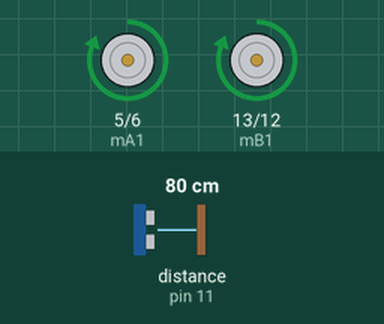
A sketch run on a simulated Arduino Uno, built with avr-gcc and run on an emulated ATmega328P. Shown: motor-driver pin pairs drawn as motors (green arrow = first pin HIGH = forward, orange = second pin HIGH = backward, longer = more drive). Wiring (inferred from the names in the program): ultrasonic range finder: trigger pin 10; echo pin 11. The inputs (shaded band) are chosen by the test bench; at power-on: distance to the obstacle (sensor on pin 11) 80 cm. The echo pulse lasts 58.3 µs per cm.

Above: at 1.2 s.
1.3 s: distance to the obstacle (sensor on pin 11) set to 23 cm
2.8 s: distance to the obstacle (sensor on pin 11) set to 20 cm
At 3.3 s:
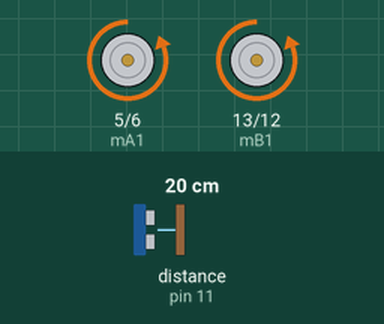
At 4.0 s:
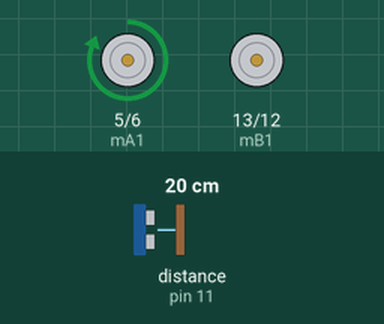
Timing chart, 0 to 11.8 s (numbered marks = the images above; inputs shaded):
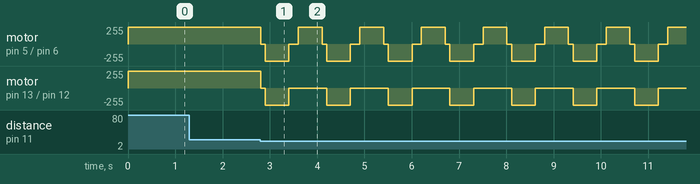

The sketch:

obstacle_avoid.ino
```cpp
const int trigPin = 10;
const int echoPin = 11;
long duration;
int distance;
int mA1=5;
int mA2=6;
int mB1=13;
int mB2=12;

////////////
void find_distance (void)
{
  digitalWrite(trigPin, LOW);
  delayMicroseconds(2);
  digitalWrite(trigPin, HIGH);
  delayMicroseconds(10);
  digitalWrite(trigPin, LOW);

  duration = pulseIn(echoPin, HIGH);

  distance = 0.034 * duration / 2;
 }
///////////
///////////

void forward(){
  digitalWrite(mA1, HIGH);
digitalWrite(mA2, LOW);
digitalWrite(mB1, HIGH);
digitalWrite(mB2, LOW);
}
void back(){

digitalWrite(mA1, LOW);
digitalWrite(mA2, HIGH);
digitalWrite(mB1, LOW);
digitalWrite(mB2, HIGH);
}
void stopp(){
  digitalWrite(mA1, LOW);
digitalWrite(mA2, LOW);
digitalWrite(mB1, LOW);
digitalWrite(mB2, LOW);
}

void left(){
 digitalWrite(mA1, HIGH);

//delay(1000);
//digitalWrite(mA1, HIGH);
//
//digitalWrite(mB1, HIGH);

}
void right(){
digitalWrite(mB1, HIGH);


//delay(1000);

//digitalWrite(mA1, HIGH);
//digitalWrite(mB1, HIGH);

}
//////////
void setup() {
  // put your setup code here, to run once:
Serial.begin(9600);
pinMode(trigPin, OUTPUT);
pinMode(mA1, OUTPUT);
pinMode(mA2, OUTPUT);
pinMode(mB1, OUTPUT);
pinMode(mB2, OUTPUT);

}

void loop() {
  // put your main code here, to run repeatedly:
 find_distance();

 if(distance>20){
  forward();


}
else if(distance<=20) {

  stopp();
  delay(100);
  back();
  delay(500);
  stopp();
  delay(200);
  left();
  delay(500);

  stopp();

}
}
```

Measured:
- the behaviour switches between 22 and 21 cm on distance to the obstacle (sensor on pin 11) (found by bisection; images 0 and 1)
- after the input at 1.3 s, every drawn part: stays the same
- after the input at 2.8 s, motor on pin 5 (mA1) / pin 6 (mA2): forward 255/255 → stopped at once, then repeats every 1.3 s: backward 255/255 0.50 s, stopped 0.20 s, forward 255/255 0.50 s, stopped 0.10 s; motor on pin 13 (mB1) / pin 12 (mB2): forward 255/255 → stopped at once, then repeats every 1.3 s: backward 255/255 0.50 s, stopped 0.80 s
